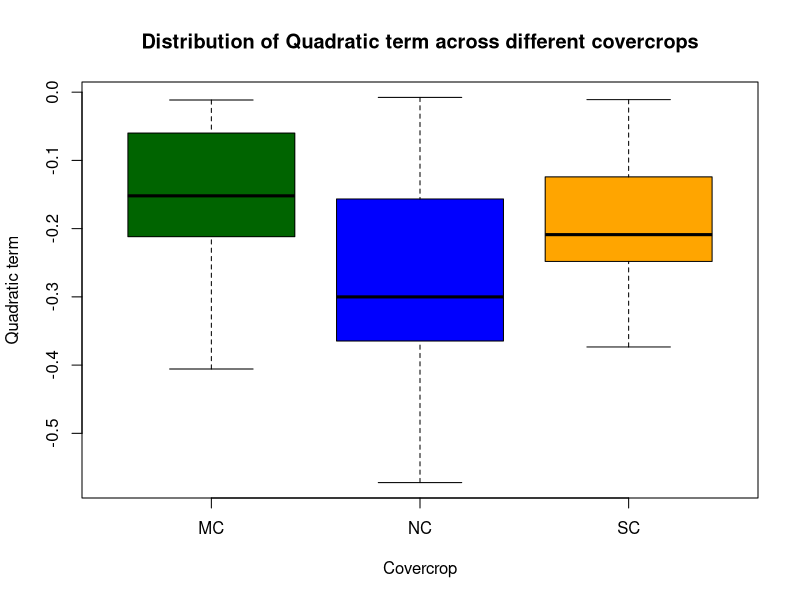

Source code (R):
rm(list = ls())
library(lme4)
library(MASS)
library(multcomp)
df <- read.csv('../QP_fit_data.csv', header = TRUE)
df <- df[!(df$SITE == 'Brookings' & df$YEAR == 2020), ]
dim(df)
head(df)
df$YEAR <- as.factor(df$YEAR)
df$SITE <- as.factor(df$SITE)
df$COVERCROP <- as.factor(df$COVERCROP)
str(df)


# fixed: cover crop; random: year:site
m0 <- lmer(c ~ COVERCROP + (1|YEAR:SITE),
           data = df)
summary(m0)
car::Anova(m0, test = 'F')
fixef(m0)

pair_wise <- matrix(c(0,1,0,
                      0,0,1,
                      0,1,-1), nrow = 3, byrow = TRUE)
rownames(pair_wise)<- c('NC - MC', 'SC - MC', 'NC - SC')

pair_wise_glht <- glht(m0, linfct = pair_wise,
                       adjust = 'tukey')
summary(pair_wise_glht)

diff_effect <- matrix(c(1,0,0,
                        1,1,0,
                        1,0,1), nrow = 3, byrow = TRUE)
rownames(diff_effect)<- c('MC', 'NC', 'SC')
diff_effect_glht <- glht(m0, linfct = diff_effect,
                         adjust = 'tukey')
summary(diff_effect_glht)

confint(diff_effect_glht, level = 0.67)
confint(diff_effect_glht, level = 0.95)

plot(c~COVERCROP, data = df,
     main = 'Distribution of Quadratic term across different covercrops',
     xlab = 'Covercrop', ylab = 'Quadratic term',
     col = c('darkgreen', 'blue', 'orange'))


# fixed: cover crop + site; random: year
m1 <- lmer(c ~ COVERCROP + SITE + (1|YEAR),
           data = df)
summary(m1)
car::Anova(m1, test = 'F')
fixef(m1)
